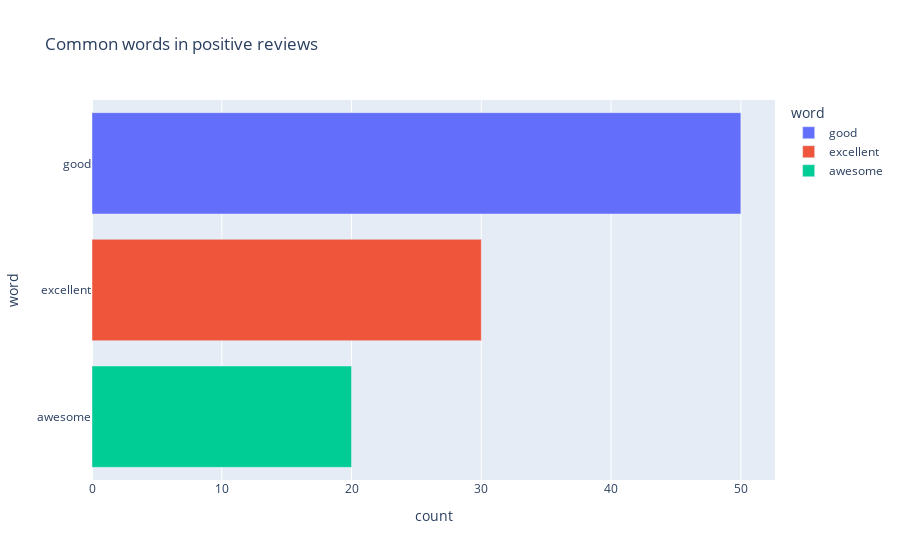

Here is the notebook cell this chart was saved with:
### Code cell
import pandas as pd
# Example data, replace this with your actual data
data = {'word': ['good', 'excellent', 'awesome'],
        'count': [50, 30, 20]}

# Create a DataFrame from the data
pos_words = pd.DataFrame(data)

# Now you can use pos_words in the px.bar function
fig = px.bar(pos_words, x='count', y='word', title='Common words in positive reviews', color='word')

# Show the plot
fig.show()

### Figure 1 — Plotly figure (JSON) as saved in the notebook; plotly's stock layout.template omitted (floating-point values rounded to 4 significant figures)
{"data": [{"alignmentgroup": "True", "hovertemplate": "word=%{y}<br>count=%{x}<extra></extra>", "legendgroup": "good", "marker": {"color": "#636efa", "pattern": {"shape": ""}}, "name": "good", "offsetgroup": "good", "orientation": "h", "showlegend": true, "textposition": "auto", "type": "bar", "x": [50], "xaxis": "x", "y": ["good"], "yaxis": "y"}, {"alignmentgroup": "True", "hovertemplate": "word=%{y}<br>count=%{x}<extra></extra>", "legendgroup": "excellent", "marker": {"color": "#EF553B", "pattern": {"shape": ""}}, "name": "excellent", "offsetgroup": "excellent", "orientation": "h", "showlegend": true, "textposition": "auto", "type": "bar", "x": [30], "xaxis": "x", "y": ["excellent"], "yaxis": "y"}, {"alignmentgroup": "True", "hovertemplate": "word=%{y}<br>count=%{x}<extra></extra>", "legendgroup": "awesome", "marker": {"color": "#00cc96", "pattern": {"shape": ""}}, "name": "awesome", "offsetgroup": "awesome", "orientation": "h", "showlegend": true, "textposition": "auto", "type": "bar", "x": [20], "xaxis": "x", "y": ["awesome"], "yaxis": "y"}], "layout": {"barmode": "relative", "legend": {"title": {"text": "word"}, "tracegroupgap": 0}, "title": {"text": "Common words in positive reviews"}, "xaxis": {"anchor": "y", "domain": [0, 1], "title": {"text": "count"}}, "yaxis": {"anchor": "x", "categoryarray": ["awesome", "excellent", "good"], "categoryorder": "array", "domain": [0, 1], "title": {"text": "word"}}}}
